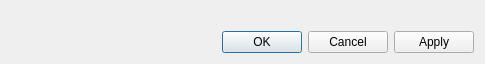
<?xml version="1.0" encoding="UTF-8"?>
<ui version="4.0">
 <class>Post2dWindowParticlesBaseVectorGroupDataItem_PropertyDialog</class>
 <widget class="QDialog" name="Post2dWindowParticlesBaseVectorGroupDataItem_PropertyDialog">
  <property name="geometry">
   <rect>
    <x>0</x>
    <y>0</y>
    <width>485</width>
    <height>64</height>
   </rect>
  </property>
  <property name="windowTitle">
   <string>Particles Vector Setting</string>
  </property>
  <layout class="QVBoxLayout" name="verticalLayout">
   <item>
    <widget class="ArrowsSettingEditWidget" name="arrowsSettingWidget" native="true"/>
   </item>
   <item>
    <spacer name="verticalSpacer">
     <property name="orientation">
      <enum>Qt::Vertical</enum>
     </property>
     <property name="sizeHint" stdset="0">
      <size>
       <width>20</width>
       <height>17</height>
      </size>
     </property>
    </spacer>
   </item>
   <item>
    <widget class="QDialogButtonBox" name="buttonBox">
     <property name="orientation">
      <enum>Qt::Horizontal</enum>
     </property>
     <property name="standardButtons">
      <set>QDialogButtonBox::Apply|QDialogButtonBox::Cancel|QDialogButtonBox::Ok</set>
     </property>
    </widget>
   </item>
  </layout>
 </widget>
 <customwidgets>
  <customwidget>
   <class>ArrowsSettingEditWidget</class>
   <extends>QWidget</extends>
   <header>guicore/arrows/arrowssettingeditwidget.h</header>
   <container>1</container>
  </customwidget>
 </customwidgets>
 <resources/>
 <connections>
  <connection>
   <sender>buttonBox</sender>
   <signal>accepted()</signal>
   <receiver>Post2dWindowParticlesBaseVectorGroupDataItem_PropertyDialog</receiver>
   <slot>accept()</slot>
   <hints>
    <hint type="sourcelabel">
     <x>248</x>
     <y>254</y>
    </hint>
    <hint type="destinationlabel">
     <x>157</x>
     <y>274</y>
    </hint>
   </hints>
  </connection>
  <connection>
   <sender>buttonBox</sender>
   <signal>rejected()</signal>
   <receiver>Post2dWindowParticlesBaseVectorGroupDataItem_PropertyDialog</receiver>
   <slot>reject()</slot>
   <hints>
    <hint type="sourcelabel">
     <x>316</x>
     <y>260</y>
    </hint>
    <hint type="destinationlabel">
     <x>286</x>
     <y>274</y>
    </hint>
   </hints>
  </connection>
 </connections>
</ui>
